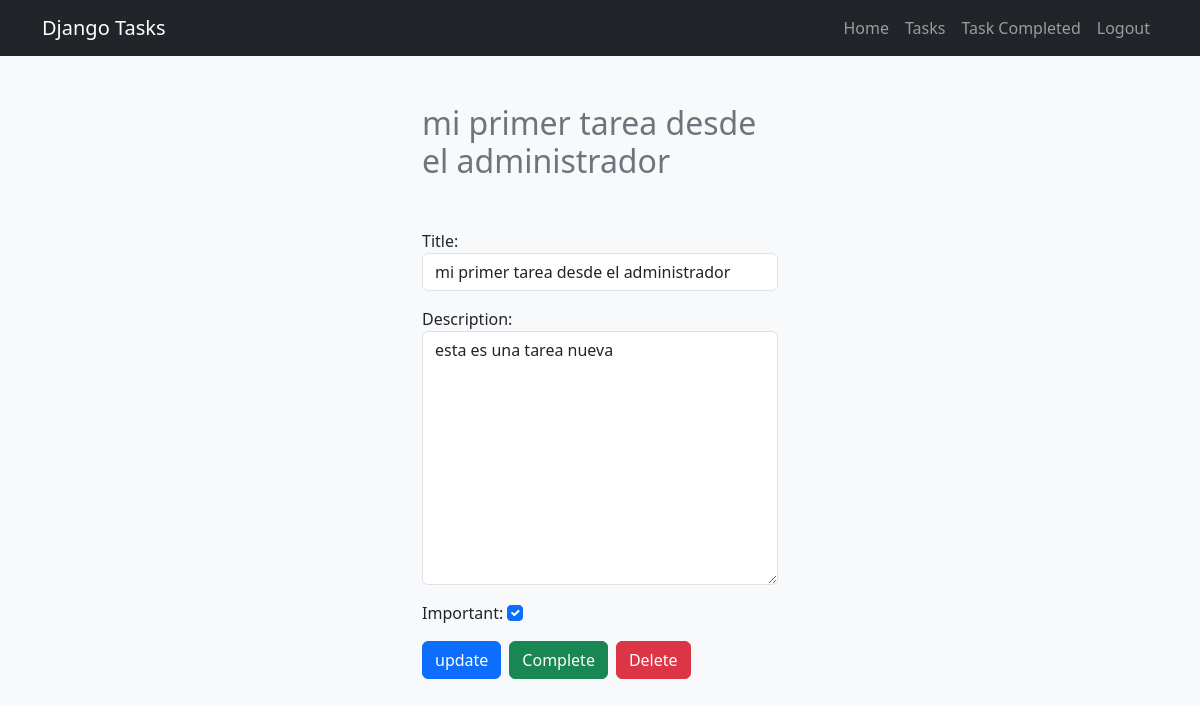
Page /tasks/1/ (signed in) on the committed database.
### tasks/models.py (models this page shows, shortened)
class Task(models.Model):
    title = models.CharField(max_length=200)
    description = models.TextField(blank=True)
    created = models.DateTimeField(auto_now_add=True)
    datecompleted = models.DateTimeField(null=True, blank=True)
    important = models.BooleanField(default=False)
    user = models.ForeignKey(User, on_delete=models.CASCADE)

### tasks/views.py (the view, shortened to what this page needs)
# urls.py: path("tasks/<int:task_id>/", views.task_detail, name="task_detail"),
@login_required(login_url='login')
def task_detail(request, task_id):
    if request.method == 'GET':
        task = get_object_or_404(Task, pk=task_id, user=request.user)
        form = TaskForm(instance=task)
        context = {'task':task, 'form':form}
        return render(request, 'task_detail.html', context)

### tasks/forms.py
class TaskForm(forms.ModelForm):
    class Meta:
        model = Task
        fields = ['title', 'description', 'important']
        widgets = {
            'title': forms.TextInput(attrs={'class': 'form-control', 'placeholder':'Write a title'}),
            'description': forms.Textarea(attrs={'class': 'form-control', 'placeholder':'Write a description'}),
            'important': forms.CheckboxInput(attrs={'class': 'form-check-input'})
        }

### tasks/templates/task_detail.html (shortened to what this page needs)
{% extends 'base.html' %}
{% block content %}
<main class="container">
    <div class="row">
        <div class="col-md-4 offset-md-4 mt-5">
            <h2 class="text-secondary">{{ task.title }}</h2>
            <div class="mt-5">
                <form id="task-update-form" method="POST">
                    {{ form.as_p }}
                </form>
                <div class="d-flex gap-2">
                    <button form="task-update-form" type="submit" class="btn btn-primary">
                        update
                    </button>
                    <form action="{% url 'complete_task' task.id %}" method="POST">
                        <button class="btn btn-success">
                            Complete
                        </button>
                    </form>
                    <form action="{% url 'delete_task' task.id %}" method="POST">
                        <button class="btn btn-danger">
                            Delete
                        </button>
                    </form>
                </div>
            </div>
        </div>
    </div>
</main>
{% endblock %}

### rows in the picture
Task: title "mi primer tarea desde el administrador", description "esta es una tarea nueva", important "☑"
